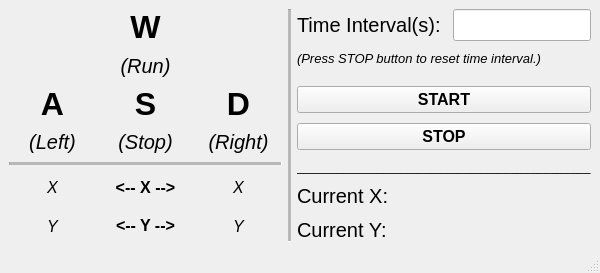
<?xml version="1.0" encoding="UTF-8"?>
<ui version="4.0">
 <class>MainWindow</class>
 <widget class="QMainWindow" name="MainWindow">
  <property name="geometry">
   <rect>
    <x>0</x>
    <y>0</y>
    <width>600</width>
    <height>253</height>
   </rect>
  </property>
  <property name="windowTitle">
   <string>AMAK</string>
  </property>
  <property name="windowIcon">
   <iconset>
    <normaloff>amak.png</normaloff>amak.png</iconset>
  </property>
  <widget class="QWidget" name="centralwidget">
   <layout class="QHBoxLayout" name="horizontalLayout_2">
    <item>
     <layout class="QHBoxLayout" name="horizontalLayout" stretch="4,0,2">
      <item>
       <layout class="QGridLayout" name="gridLayout">
        <item row="3" column="0" colspan="3">
         <widget class="Line" name="line_2">
          <property name="midLineWidth">
           <number>5</number>
          </property>
          <property name="orientation">
           <enum>Qt::Horizontal</enum>
          </property>
         </widget>
        </item>
        <item row="4" column="0">
         <layout class="QVBoxLayout" name="verticalLayout_10">
          <item>
           <widget class="QLabel" name="label_20">
            <property name="font">
             <font>
              <pointsize>12</pointsize>
              <italic>true</italic>
             </font>
            </property>
            <property name="text">
             <string>X</string>
            </property>
            <property name="alignment">
             <set>Qt::AlignCenter</set>
            </property>
           </widget>
          </item>
          <item>
           <widget class="QLabel" name="label_21">
            <property name="font">
             <font>
              <pointsize>12</pointsize>
              <italic>true</italic>
             </font>
            </property>
            <property name="text">
             <string>Y</string>
            </property>
            <property name="alignment">
             <set>Qt::AlignCenter</set>
            </property>
           </widget>
          </item>
         </layout>
        </item>
        <item row="2" column="2">
         <layout class="QVBoxLayout" name="verticalLayout_5">
          <item>
           <widget class="QLabel" name="label_4">
            <property name="font">
             <font>
              <pointsize>24</pointsize>
              <weight>75</weight>
              <bold>true</bold>
             </font>
            </property>
            <property name="text">
             <string>D</string>
            </property>
            <property name="alignment">
             <set>Qt::AlignCenter</set>
            </property>
           </widget>
          </item>
          <item>
           <widget class="QLabel" name="label_7">
            <property name="font">
             <font>
              <pointsize>15</pointsize>
              <weight>50</weight>
              <italic>true</italic>
              <bold>false</bold>
              <strikeout>false</strikeout>
              <kerning>true</kerning>
             </font>
            </property>
            <property name="text">
             <string>(Right)</string>
            </property>
            <property name="alignment">
             <set>Qt::AlignCenter</set>
            </property>
           </widget>
          </item>
         </layout>
        </item>
        <item row="1" column="1">
         <layout class="QVBoxLayout" name="verticalLayout_3">
          <item>
           <widget class="QLabel" name="label">
            <property name="font">
             <font>
              <pointsize>24</pointsize>
              <weight>75</weight>
              <bold>true</bold>
             </font>
            </property>
            <property name="text">
             <string>W</string>
            </property>
            <property name="alignment">
             <set>Qt::AlignCenter</set>
            </property>
           </widget>
          </item>
          <item>
           <widget class="QLabel" name="label_8">
            <property name="font">
             <font>
              <pointsize>15</pointsize>
              <weight>50</weight>
              <italic>true</italic>
              <bold>false</bold>
              <strikeout>false</strikeout>
              <kerning>true</kerning>
             </font>
            </property>
            <property name="text">
             <string>(Run)</string>
            </property>
            <property name="alignment">
             <set>Qt::AlignCenter</set>
            </property>
           </widget>
          </item>
         </layout>
        </item>
        <item row="2" column="1">
         <layout class="QVBoxLayout" name="verticalLayout_4">
          <item>
           <widget class="QLabel" name="label_3">
            <property name="font">
             <font>
              <pointsize>24</pointsize>
              <weight>75</weight>
              <bold>true</bold>
             </font>
            </property>
            <property name="text">
             <string>S</string>
            </property>
            <property name="alignment">
             <set>Qt::AlignCenter</set>
            </property>
           </widget>
          </item>
          <item>
           <widget class="QLabel" name="label_6">
            <property name="font">
             <font>
              <pointsize>15</pointsize>
              <weight>50</weight>
              <italic>true</italic>
              <bold>false</bold>
              <strikeout>false</strikeout>
              <kerning>true</kerning>
             </font>
            </property>
            <property name="text">
             <string>(Stop)</string>
            </property>
            <property name="alignment">
             <set>Qt::AlignCenter</set>
            </property>
           </widget>
          </item>
         </layout>
        </item>
        <item row="2" column="0">
         <layout class="QVBoxLayout" name="verticalLayout_2">
          <item>
           <widget class="QLabel" name="label_2">
            <property name="font">
             <font>
              <pointsize>24</pointsize>
              <weight>75</weight>
              <bold>true</bold>
             </font>
            </property>
            <property name="text">
             <string>A</string>
            </property>
            <property name="alignment">
             <set>Qt::AlignCenter</set>
            </property>
           </widget>
          </item>
          <item>
           <widget class="QLabel" name="label_5">
            <property name="font">
             <font>
              <pointsize>15</pointsize>
              <weight>50</weight>
              <italic>true</italic>
              <bold>false</bold>
              <strikeout>false</strikeout>
              <kerning>true</kerning>
             </font>
            </property>
            <property name="text">
             <string>(Left)</string>
            </property>
            <property name="alignment">
             <set>Qt::AlignCenter</set>
            </property>
           </widget>
          </item>
         </layout>
        </item>
        <item row="4" column="1">
         <layout class="QVBoxLayout" name="verticalLayout_8">
          <item>
           <widget class="QLabel" name="label_11">
            <property name="font">
             <font>
              <pointsize>12</pointsize>
              <weight>75</weight>
              <italic>false</italic>
              <bold>true</bold>
             </font>
            </property>
            <property name="text">
             <string>&lt;-- X --&gt;</string>
            </property>
            <property name="alignment">
             <set>Qt::AlignCenter</set>
            </property>
           </widget>
          </item>
          <item>
           <widget class="QLabel" name="label_12">
            <property name="font">
             <font>
              <pointsize>12</pointsize>
              <weight>75</weight>
              <italic>false</italic>
              <bold>true</bold>
             </font>
            </property>
            <property name="text">
             <string>&lt;-- Y --&gt;</string>
            </property>
            <property name="alignment">
             <set>Qt::AlignCenter</set>
            </property>
           </widget>
          </item>
         </layout>
        </item>
        <item row="4" column="2">
         <layout class="QVBoxLayout" name="verticalLayout_9">
          <item>
           <widget class="QLabel" name="label_13">
            <property name="font">
             <font>
              <pointsize>12</pointsize>
              <italic>true</italic>
             </font>
            </property>
            <property name="text">
             <string>X</string>
            </property>
            <property name="alignment">
             <set>Qt::AlignCenter</set>
            </property>
           </widget>
          </item>
          <item>
           <widget class="QLabel" name="label_14">
            <property name="font">
             <font>
              <pointsize>12</pointsize>
              <italic>true</italic>
             </font>
            </property>
            <property name="text">
             <string>Y</string>
            </property>
            <property name="alignment">
             <set>Qt::AlignCenter</set>
            </property>
           </widget>
          </item>
         </layout>
        </item>
       </layout>
      </item>
      <item>
       <widget class="Line" name="line">
        <property name="lineWidth">
         <number>1</number>
        </property>
        <property name="midLineWidth">
         <number>5</number>
        </property>
        <property name="orientation">
         <enum>Qt::Vertical</enum>
        </property>
       </widget>
      </item>
      <item>
       <layout class="QFormLayout" name="formLayout">
        <property name="fieldGrowthPolicy">
         <enum>QFormLayout::ExpandingFieldsGrow</enum>
        </property>
        <property name="verticalSpacing">
         <number>10</number>
        </property>
        <item row="0" column="0">
         <widget class="QLabel" name="label_15">
          <property name="font">
           <font>
            <pointsize>15</pointsize>
           </font>
          </property>
          <property name="text">
           <string>Time Interval(s): </string>
          </property>
         </widget>
        </item>
        <item row="0" column="1">
         <widget class="QLineEdit" name="lineEdit">
          <property name="font">
           <font>
            <pointsize>15</pointsize>
           </font>
          </property>
         </widget>
        </item>
        <item row="2" column="0" colspan="2">
         <spacer name="verticalSpacer">
          <property name="orientation">
           <enum>Qt::Vertical</enum>
          </property>
          <property name="sizeHint" stdset="0">
           <size>
            <width>20</width>
            <height>90</height>
           </size>
          </property>
         </spacer>
        </item>
        <item row="5" column="0" colspan="2">
         <widget class="QLabel" name="label_22">
          <property name="text">
           <string>____________________________________________</string>
          </property>
         </widget>
        </item>
        <item row="6" column="0">
         <widget class="QLabel" name="label_16">
          <property name="font">
           <font>
            <pointsize>15</pointsize>
           </font>
          </property>
          <property name="text">
           <string>Current X: </string>
          </property>
         </widget>
        </item>
        <item row="6" column="1">
         <widget class="QLabel" name="label_17">
          <property name="font">
           <font>
            <pointsize>15</pointsize>
           </font>
          </property>
          <property name="text">
           <string/>
          </property>
         </widget>
        </item>
        <item row="7" column="0">
         <widget class="QLabel" name="label_18">
          <property name="font">
           <font>
            <pointsize>15</pointsize>
           </font>
          </property>
          <property name="text">
           <string>Current Y: </string>
          </property>
         </widget>
        </item>
        <item row="7" column="1">
         <widget class="QLabel" name="label_19">
          <property name="font">
           <font>
            <pointsize>15</pointsize>
           </font>
          </property>
          <property name="text">
           <string/>
          </property>
         </widget>
        </item>
        <item row="3" column="0" colspan="2">
         <widget class="QPushButton" name="pushButton">
          <property name="font">
           <font>
            <pointsize>12</pointsize>
            <weight>75</weight>
            <bold>true</bold>
           </font>
          </property>
          <property name="text">
           <string>START</string>
          </property>
         </widget>
        </item>
        <item row="4" column="0" colspan="2">
         <widget class="QPushButton" name="pushButton_2">
          <property name="font">
           <font>
            <pointsize>12</pointsize>
            <weight>75</weight>
            <bold>true</bold>
           </font>
          </property>
          <property name="text">
           <string>STOP</string>
          </property>
         </widget>
        </item>
        <item row="1" column="0" colspan="2">
         <widget class="QLabel" name="label_9">
          <property name="font">
           <font>
            <pointsize>10</pointsize>
            <italic>true</italic>
           </font>
          </property>
          <property name="text">
           <string>(Press STOP button to reset time interval.)</string>
          </property>
         </widget>
        </item>
       </layout>
      </item>
     </layout>
    </item>
   </layout>
  </widget>
  <widget class="QStatusBar" name="statusbar"/>
 </widget>
 <resources/>
 <connections/>
</ui>
